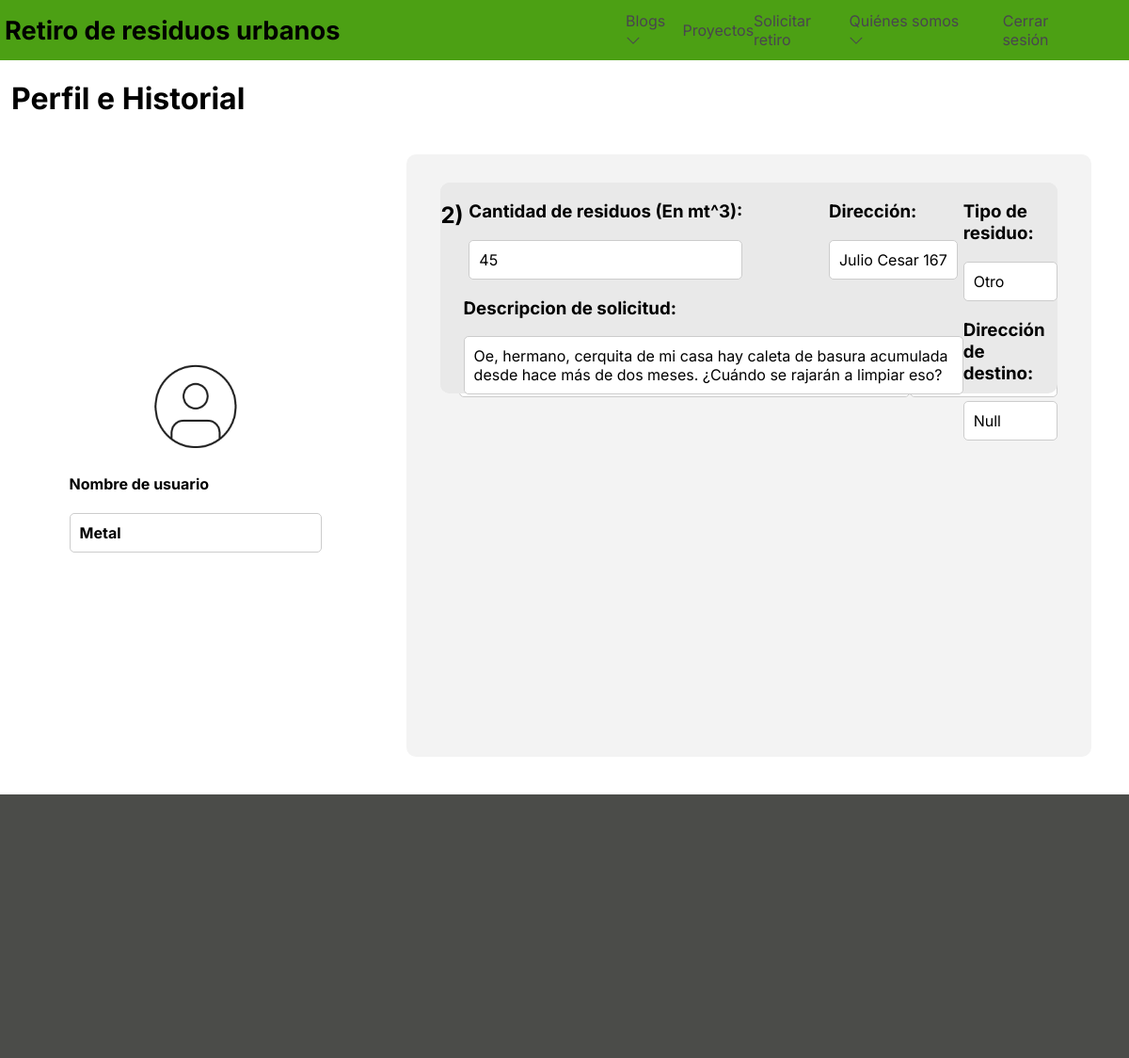
/historial/ (signed in), run on the app's committed database.
### core/models.py (models this page shows, shortened)
class SolicitudRetiro(models.Model):
    id = models.AutoField(primary_key=True)
    cant_residuos = models.IntegerField()
    tipo_residuo = models.ForeignKey(to=TipoResiduo, on_delete=models.CASCADE)
    direccion = models.CharField(max_length=100)
    descripcion = models.TextField(max_length=400, null=True)
    destino_final = models.CharField(max_length=100, null=True)
    ruta_optima = models.CharField(max_length=300, null=True)
    valor = models.IntegerField(null=True)
    usuario = models.ForeignKey(to=User, on_delete=models.CASCADE)

class TipoResiduo(models.Model):
    id = models.AutoField(primary_key=True)
    nombre_residuo = models.CharField(max_length=25)
    def __str__ (self):
        return self.nombre_residuo

### core/views.py (the view)
# urls.py: path('historial/', historial, name='historial'),
@login_required
def historial(request):
    registros = SolicitudRetiro.objects.filter(usuario = request.user.id)
    return render(request, 'historial.html', {"registros" : registros})

### core/templates/historial.html (shortened to what this page needs)
{% extends 'plantilla.html' %}
{% load static %}
{% block 'estilo' %}
    <link rel="stylesheet" href="{% static 'css/historial.css' %}">
{% endblock %}
{% block 'contenido' %}
<h1>Perfil e Historial</h1>
<section id="cuerpo">
    <section id="perfil">
        {% if request.user.is_authenticated %}
            <div id="imagenInformacion">
                <img src="{% static 'img/perfil.png' %}" alt="foto de perfil">
                <div id="informacionPerfil">
                    <h4>Nombre de usuario</h4>
                    <label for="" type="text"><strong>{{ request.user.username }}</strong>
                </div>
            </div>
        {% endif %}
    </section>
    <section id="historial">
        {% for registro in registros %}
        <div id="informacionHistorial">
            <div id="numero">
                <h2>{{ registro.id }})</h2>
            </div>
            <div id="informacion">
                <div id="cantidadDireccion">
                    <div>
                        <h3>Cantidad de residuos (En mt^3):</h3>
                        <label type="number" placeholder="Ej: 5"> {{ registro.cant_residuos }}
                     </div>
                     <div>
                        <h3>Dirección:</h3>
                        <label for="" type="text">{{ registro.direccion }}</label>
                     </div>
                 </div>
                 <div id="descripcionHistorial">
                     <h3>Descripcion de solicitud:</h3>
                     <label type="number" placeholder="Ej: 5"> {{ registro.descripcion }}
                 </div>
            </div>
            <div>
                <div id="tipoHistorial">
                    <h3>Tipo de residuo:</h3>
                    <label for="" type="text">{{ registro.tipo_residuo }}</label>
                </div>
                <div id="destinoHistorial">
                    <h3>Dirección de destino:</h3>
                    <label for="" type="text">Null</label>
                </div>
            </div>
        </div>
        {% endfor %}
    </section>
</section>
{% endblock %}

### core/static/css/plantilla.css (style rules this page uses)
:root { --placeholder-text: #B9CBC2; --back-solid-color: #4CA014; --back-light-solid-color: #E7EAE6; --color-title-btn: #98E221; --footer-color: #4B4C49; --btn-color: #84CD2C; }
* { color: #000; font-family: "Inter", sans-serif; }
body { margin: 0px; height: 110vh; width: 100%; }

### core/static/css/historial.css (style rules this page uses)
#perfil { display: flex; width: 30%; align-items: center; justify-content: center; height: 80vh; }
#imagenInformacion { display: flex; flex-direction: column; width: 100%; align-items: center; }
#informacionPerfil { width: 80%; }
img { width: 30%; }
label { display: flex; padding: 10px; border: 1px solid #ccc; border-radius: 5px; background-color: #ffffff; }
h1 { display: flex; align-items: center; margin-left: 1%; }
#historial { display: flex; width: 65%; align-items: center; justify-content: center; height: 80vh; background-color: #F3F3F3; border-radius: 10px; position: relative; }
#cuerpo { display: flex; align-items: center; justify-content: space-between; margin: 40PX; }
#informacionHistorial { display: flex; background-color: #E9E9E9; width: 90%; height: 14rem; border-radius: 10px; top: 30px; position: absolute; justify-content: space-around; }
#cantidadDireccion { display: flex; width: 100%; justify-content: space-around; gap: 5rem; }
#informacion { display: flex; flex-direction: column; }

### data on the page
SolicitudRetiro: id "2", cant_residuos "45", direccion "Julio Cesar 167", descripcion "Oe, hermano, cerquita de mi casa hay caleta de basura acumulada desde hace más de dos meses. ¿Cuándo se rajarán a limpiar eso?", tipo_residuo "Otro"

### other printed values
{{ request.user.username }} "Metal"
